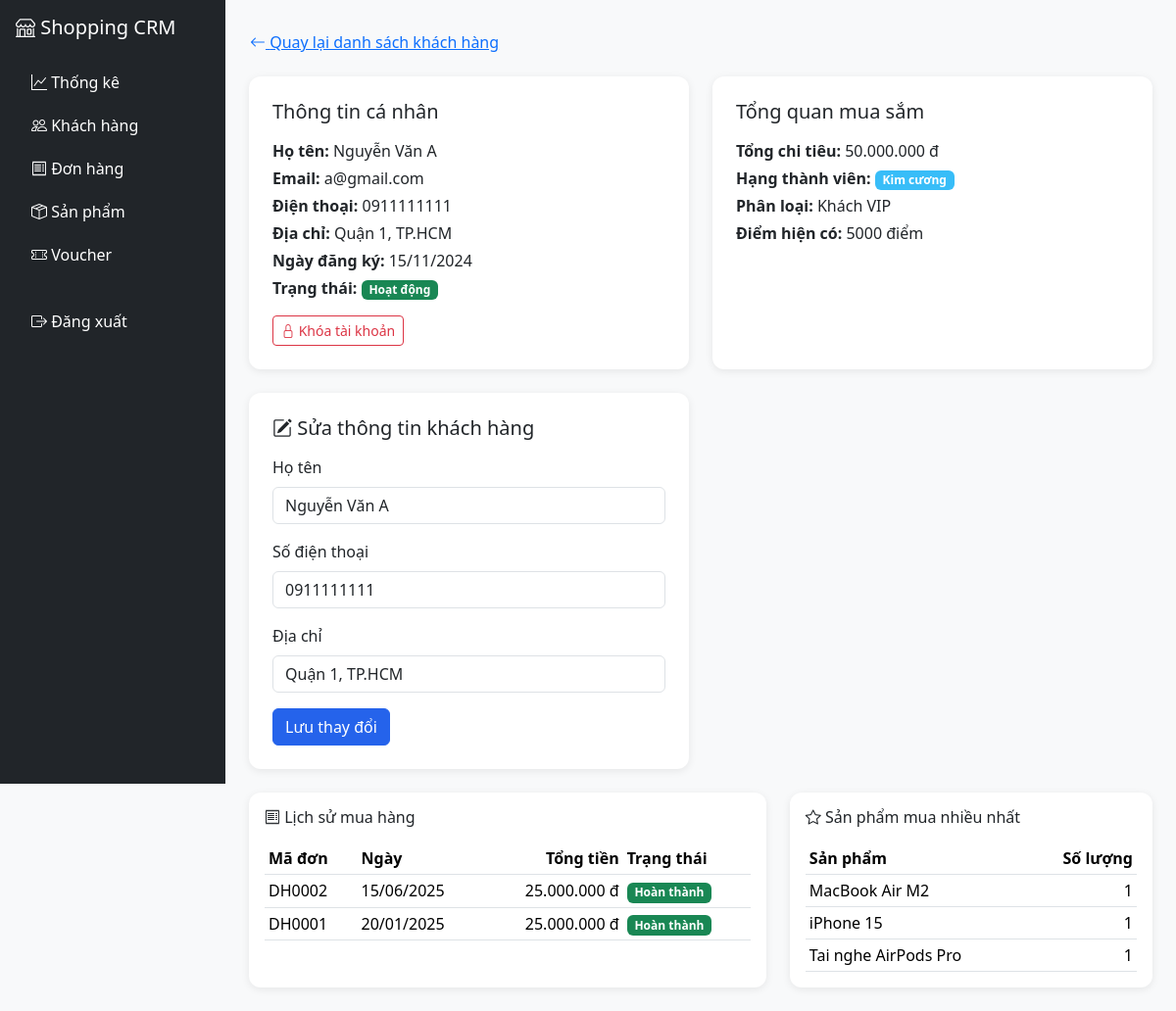
/admin/customer_detail.php?id=2 (signed in), run on the app's committed database.
### tables this page shows
CREATE TABLE users (
  id INT AUTO_INCREMENT PRIMARY KEY,
  full_name VARCHAR(100) NOT NULL,
  email VARCHAR(150) NOT NULL UNIQUE,
  password VARCHAR(255) NOT NULL,
  phone VARCHAR(20),
  address VARCHAR(255),
  role ENUM('admin','customer') NOT NULL DEFAULT 'customer',
  points INT NOT NULL DEFAULT 0,
  status ENUM('active','locked') NOT NULL DEFAULT 'active',
  created_at DATETIME NOT NULL DEFAULT CURRENT_TIMESTAMP
);

CREATE TABLE membership_tiers (
  id INT AUTO_INCREMENT PRIMARY KEY,
  name VARCHAR(50) NOT NULL,
  min_spent INT NOT NULL DEFAULT 0,
  discount_percent INT NOT NULL DEFAULT 0
);

CREATE TABLE orders (
  id INT AUTO_INCREMENT PRIMARY KEY,
  code VARCHAR(30) NOT NULL UNIQUE,
  user_id INT NOT NULL,
  total INT NOT NULL DEFAULT 0,
  discount INT NOT NULL DEFAULT 0,
  tier_discount INT NOT NULL DEFAULT 0,
  voucher_discount INT NOT NULL DEFAULT 0,
  final_total INT NOT NULL DEFAULT 0,
  voucher_id INT,
  points_used INT NOT NULL DEFAULT 0,
  status ENUM('pending','confirmed','shipping','completed','cancelled') NOT NULL DEFAULT 'pending',
  created_at DATETIME NOT NULL DEFAULT CURRENT_TIMESTAMP,
  FOREIGN KEY (user_id) REFERENCES users(id)
);

### includes/functions.php (called while the page is built, shortened)
<?php
function e($value) {
    return htmlspecialchars((string)$value, ENT_QUOTES, 'UTF-8');
}
function money($amount) {
    return number_format((float)$amount, 0, ',', '.') . ' đ';
}
function total_spent($pdo, $uid) {
    $stmt = $pdo->prepare(
        "SELECT COALESCE(SUM(final_total), 0) AS total
         FROM orders WHERE user_id = ? AND status = 'completed'"
    );
    $stmt->execute([$uid]);
    return (int) $stmt->fetch()['total'];
}
function get_tier($pdo, $spent) {
    $stmt = $pdo->prepare(
        "SELECT * FROM membership_tiers WHERE min_spent <= ? ORDER BY min_spent DESC LIMIT 1"
    );
    $stmt->execute([$spent]);
    return $stmt->fetch();
}
function customer_label($spent, $created_at) {
    $months = (time() - strtotime($created_at)) / (30 * 24 * 3600);
    if ($spent >= 10000000) {
        return 'Khách VIP';
    }
    return 'Khách thân thiết';
}
function tier_badge_class($tierName) {
    $map = [
        'Đồng' => 'badge-tier-dong',
        'Bạc' => 'badge-tier-bac',
        'Vàng' => 'badge-tier-vang',
        'Kim cương' => 'badge-tier-kim-cuong',
    ];
    return $map[$tierName] ?? 'bg-secondary';
}
function order_status_label($status) {
    $map = [
        'pending' => 'Chờ xử lý',
        'confirmed' => 'Đã xác nhận',
        'shipping' => 'Đang giao',
        'completed' => 'Hoàn thành',
        'cancelled' => 'Đã hủy',
    ];
    return $map[$status] ?? $status;
}
function order_status_class($status) {
    return 'badge-status-' . $status;
}

### admin/customer_detail.php (the view, shortened to what this page needs)
<?php
require __DIR__ . '/../config/db.php';
require __DIR__ . '/../includes/functions.php';
$id = (int) ($_GET['id'] ?? 0);
$stmt = $pdo->prepare("SELECT * FROM users WHERE id = ? AND role = 'customer'");
$stmt->execute([$id]);
$customer = $stmt->fetch();
$spent = total_spent($pdo, $id);
$tier = get_tier($pdo, $spent);
$label = customer_label($spent, $customer['created_at']);
$stmt = $pdo->prepare('SELECT * FROM orders WHERE user_id = ? ORDER BY created_at DESC');
$stmt->execute([$id]);
$orders = $stmt->fetchAll();
$stmt = $pdo->prepare(
    "SELECT oi.product_name, SUM(oi.quantity) AS total_qty
     FROM order_items oi
     JOIN orders o ON o.id = oi.order_id
     WHERE o.user_id = ? AND o.status != 'cancelled'
     GROUP BY oi.product_name
     ORDER BY total_qty DESC
     LIMIT 5"
);
$stmt->execute([$id]);
$topProducts = $stmt->fetchAll();
require __DIR__ . '/../includes/header.php';
?>
<a href="<?= BASE_URL ?>admin/customers.php" class="btn btn-link ps-0 mb-3"><i class="bi bi-arrow-left"></i> Quay lại danh sách khách hàng</a>
<div class="row g-4 mb-4">
    <div class="col-md-6">
        <div class="card p-4 h-100">
            <h5 class="mb-3">Thông tin cá nhân</h5>
            <p class="mb-1"><strong>Họ tên:</strong> <?= e($customer['full_name']) ?></p>
            <p class="mb-1"><strong>Email:</strong> <?= e($customer['email']) ?></p>
            <p class="mb-1"><strong>Điện thoại:</strong> <?= e($customer['phone']) ?></p>
            <p class="mb-1"><strong>Địa chỉ:</strong> <?= e($customer['address']) ?></p>
            <p class="mb-1"><strong>Ngày đăng ký:</strong> <?= e(date('d/m/Y', strtotime($customer['created_at']))) ?></p>
            <p class="mb-0"><strong>Trạng thái:</strong>
                <span class="badge <?= $customer['status'] === 'locked' ? 'bg-danger' : 'bg-success' ?>">
                    <?= $customer['status'] === 'locked' ? 'Đã khóa' : 'Hoạt động' ?>
                </span>
            </p>
            <form method="post" action="" class="mt-3"
                  onsubmit="return confirm('<?= $customer['status'] === 'locked' ? 'Bạn có chắc muốn mở khóa tài khoản này?' : 'Bạn có chắc muốn khóa tài khoản này? Khách sẽ không thể đăng nhập nữa.' ?>')">
                <?php if ($customer['status'] === 'locked'): ?>
                    <button type="submit" class="btn btn-sm btn-success"><i class="bi bi-unlock"></i> Mở khóa tài khoản</button>
                <?php else: ?>
                    <button type="submit" class="btn btn-sm btn-outline-danger"><i class="bi bi-lock"></i> Khóa tài khoản</button>
                <?php endif; ?>
            </form>
        </div>
    </div>
    <div class="col-md-6">
        <div class="card p-4 h-100">
            <h5 class="mb-3">Tổng quan mua sắm</h5>
            <p class="mb-1"><strong>Tổng chi tiêu:</strong> <?= money($spent) ?></p>
            <p class="mb-1"><strong>Hạng thành viên:</strong>
                <span class="badge <?= tier_badge_class($tier['name']) ?>"><?= e($tier['name']) ?></span>
            </p>
            <p class="mb-1"><strong>Phân loại:</strong> <?= e($label) ?></p>
            <p class="mb-0"><strong>Điểm hiện có:</strong> <?= (int) $customer['points'] ?> điểm</p>
        </div>
    </div>
</div>
<div class="row g-4 mb-4">
    <div class="col-md-6">
        <div class="card p-4">
            <h5 class="mb-3"><i class="bi bi-pencil-square"></i> Sửa thông tin khách hàng</h5>
            <form method="post" action="">
                <div class="mb-3">
                    <label class="form-label">Họ tên</label>
                    <input type="text" name="full_name" class="form-control" value="<?= e($customer['full_name']) ?>" required>
                </div>
                <div class="mb-3">
                    <label class="form-label">Số điện thoại</label>
                    <input type="text" name="phone" class="form-control" value="<?= e($customer['phone']) ?>">
                </div>
                <div class="mb-3">
                    <label class="form-label">Địa chỉ</label>
                    <input type="text" name="address" class="form-control" value="<?= e($customer['address']) ?>">
                </div>
                <button type="submit" class="btn btn-primary">Lưu thay đổi</button>
            </form>
        </div>
    </div>
</div>
<div class="row g-4">
    <div class="col-lg-7">
        <div class="card p-3 h-100">
            <h6 class="mb-3"><i class="bi bi-receipt"></i> Lịch sử mua hàng</h6>
            <?php if (empty($orders)): ?>
                <p class="text-muted mb-0">Khách hàng chưa có đơn hàng nào.</p>
            <?php else: ?>
                <table class="table table-sm align-middle mb-0">
                    <thead>
                        <tr><th>Mã đơn</th><th>Ngày</th><th class="text-end">Tổng tiền</th><th>Trạng thái</th></tr>
                    </thead>
                    <tbody>
                        <?php foreach ($orders as $o): ?>
                            <tr>
                                <td><?= e($o['code']) ?></td>
                                <td><?= e(date('d/m/Y', strtotime($o['created_at']))) ?></td>
                                <td class="text-end"><?= money($o['final_total']) ?></td>
                                <td>
                                    <span class="badge <?= order_status_class($o['status']) ?>">
                                        <?= e(order_status_label($o['status'])) ?>
                                    </span>
                                </td>
                            </tr>
                        <?php endforeach; ?>
                    </tbody>
                </table>
            <?php endif; ?>
        </div>
    </div>
    <div class="col-lg-5">
        <div class="card p-3 h-100">
            <h6 class="mb-3"><i class="bi bi-star"></i> Sản phẩm mua nhiều nhất</h6>
            <?php if (empty($topProducts)): ?>
                <p class="text-muted mb-0">Chưa có dữ liệu.</p>
            <?php else: ?>
                <table class="table table-sm align-middle mb-0">
                    <thead>
                        <tr><th>Sản phẩm</th><th class="text-end">Số lượng</th></tr>
                    </thead>
                    <tbody>
                        <?php foreach ($topProducts as $p): ?>
                            <tr>
                                <td><?= e($p['product_name']) ?></td>
                                <td class="text-end"><?= (int) $p['total_qty'] ?></td>
                            </tr>
                        <?php endforeach; ?>
                    </tbody>
                </table>
            <?php endif; ?>
        </div>
    </div>
</div>
<?php require __DIR__ . '/../includes/footer.php'; ?>

### assets/css/style.css (style rules this page uses)
:root { --main-color: #2563eb; }
:root { scroll-behavior: auto; }
body { background-color: #f8f9fa; }
a { color: var(--main-color); }
.btn-primary { background-color: var(--main-color); border-color: var(--main-color); }
.card { border: none; border-radius: 12px; box-shadow: 0 2px 8px rgba(0, 0, 0, 0.08); }
.badge-status-completed { background-color: #198754; }
.badge-tier-kim-cuong { background-color: #38bdf8; }

### data on the page
users: full_name "Nguyễn Văn A", email "a@gmail.com", phone "0911111111", address "Quận 1, TP.HCM", created_at "15/11/2024", points "5000"
membership_tiers: name "Kim cương"
orders: code "DH0002", created_at "15/06/2025", final_total "25.000.000 đ", status "Hoàn thành"
orders: code "DH0001", created_at "20/01/2025", final_total "25.000.000 đ", status "Hoàn thành"

### other printed values
money($spent) "50.000.000 đ"
$label "Khách VIP"
$p['product_name'] "MacBook Air M2"
$p['total_qty'] "1"
$p['product_name'] "iPhone 15"
$p['product_name'] "Tai nghe AirPods Pro"
